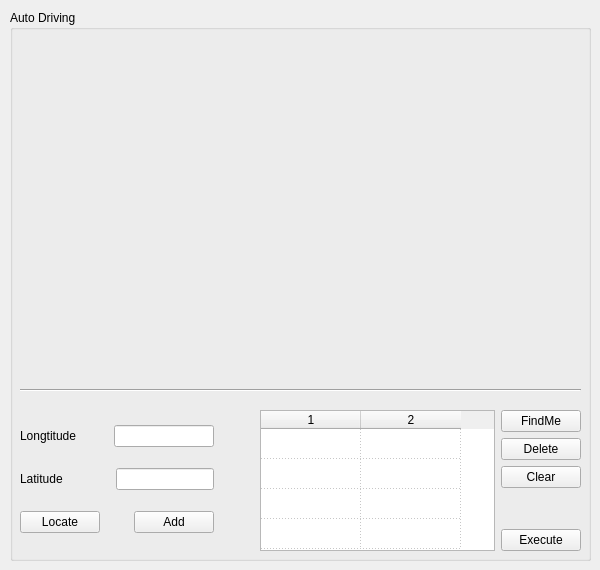
   <widget class="QWidget" name="auto_tab">
    <attribute name="title">
     <string>Auto</string>
    </attribute>
    <widget class="QGroupBox" name="groupBox_auto">
     <property name="geometry">
      <rect>
       <x>10</x>
       <y>10</y>
       <width>581</width>
       <height>551</height>
      </rect>
     </property>
     <property name="title">
      <string>Auto Driving</string>
     </property>
     <widget class="QWidget" name="horizontalLayoutWidget_10">
      <property name="geometry">
       <rect>
        <x>10</x>
        <y>400</y>
        <width>561</width>
        <height>141</height>
       </rect>
      </property>
      <layout class="QHBoxLayout" name="horizontalLayout_11">
       <item>
        <layout class="QVBoxLayout" name="verticalLayout">
         <item>
          <layout class="QHBoxLayout" name="horizontalLayout_2">
           <item>
            <widget class="QLabel" name="auto_label_longt">
             <property name="text">
              <string>Longtitude</string>
             </property>
            </widget>
           </item>
           <item>
            <spacer name="horizontalSpacer_2">
             <property name="orientation">
              <enum>Qt::Horizontal</enum>
             </property>
             <property name="sizeHint" stdset="0">
              <size>
               <width>40</width>
               <height>20</height>
              </size>
             </property>
            </spacer>
           </item>
           <item>
            <widget class="QLineEdit" name="auto_lineEdit_longt"/>
           </item>
          </layout>
         </item>
         <item>
          <layout class="QHBoxLayout" name="horizontalLayout_5">
           <item>
            <widget class="QLabel" name="auto_label_lat">
             <property name="text">
              <string>Latitude</string>
             </property>
            </widget>
           </item>
           <item>
            <spacer name="horizontalSpacer">
             <property name="orientation">
              <enum>Qt::Horizontal</enum>
             </property>
             <property name="sizeType">
              <enum>QSizePolicy::Preferred</enum>
             </property>
             <property name="sizeHint" stdset="0">
              <size>
               <width>58</width>
               <height>20</height>
              </size>
             </property>
            </spacer>
           </item>
           <item>
            <widget class="QLineEdit" name="auto_lineEdit_lat"/>
           </item>
          </layout>
         </item>
         <item>
          <layout class="QHBoxLayout" name="horizontalLayout">
           <item>
            <widget class="QPushButton" name="auto_btn_locate">
             <property name="text">
              <string>Locate</string>
             </property>
            </widget>
           </item>
           <item>
            <spacer name="horizontalSpacer_4">
             <property name="orientation">
              <enum>Qt::Horizontal</enum>
             </property>
             <property name="sizeHint" stdset="0">
              <size>
               <width>40</width>
               <height>20</height>
              </size>
             </property>
            </spacer>
           </item>
           <item>
            <widget class="QPushButton" name="auto_btn_add_locs">
             <property name="text">
              <string>Add</string>
             </property>
            </widget>
           </item>
          </layout>
         </item>
        </layout>
       </item>
       <item>
        <spacer name="horizontalSpacer_5">
         <property name="orientation">
          <enum>Qt::Horizontal</enum>
         </property>
         <property name="sizeType">
          <enum>QSizePolicy::Fixed</enum>
         </property>
         <property name="sizeHint" stdset="0">
          <size>
           <width>40</width>
           <height>20</height>
          </size>
         </property>
        </spacer>
       </item>
       <item>
        <widget class="QTableWidget" name="auto_tabWidget_locs">
         <property name="verticalScrollBarPolicy">
          <enum>Qt::ScrollBarAlwaysOff</enum>
         </property>
         <property name="horizontalScrollBarPolicy">
          <enum>Qt::ScrollBarAlwaysOff</enum>
         </property>
         <property name="selectionMode">
          <enum>QAbstractItemView::SingleSelection</enum>
         </property>
         <property name="selectionBehavior">
          <enum>QAbstractItemView::SelectRows</enum>
         </property>
         <property name="textElideMode">
          <enum>Qt::ElideRight</enum>
         </property>
         <property name="showGrid">
          <bool>true</bool>
         </property>
         <property name="gridStyle">
          <enum>Qt::DotLine</enum>
         </property>
         <property name="rowCount">
          <number>4</number>
         </property>
         <property name="columnCount">
          <number>2</number>
         </property>
         <attribute name="verticalHeaderVisible">
          <bool>false</bool>
         </attribute>
         <row/>
         <row/>
         <row/>
         <row/>
         <column/>
         <column/>
        </widget>
       </item>
       <item>
        <layout class="QVBoxLayout" name="verticalLayout_2">
         <item>
          <widget class="QPushButton" name="auto_btn_find_me">
           <property name="text">
            <string>FindMe</string>
           </property>
          </widget>
         </item>
         <item>
          <widget class="QPushButton" name="auto_btn_delete">
           <property name="text">
            <string>Delete</string>
           </property>
          </widget>
         </item>
         <item>
          <widget class="QPushButton" name="auto_btn_clear">
           <property name="text">
            <string>Clear</string>
           </property>
          </widget>
         </item>
         <item>
          <spacer name="verticalSpacer">
           <property name="orientation">
            <enum>Qt::Vertical</enum>
           </property>
           <property name="sizeHint" stdset="0">
            <size>
             <width>20</width>
             <height>40</height>
            </size>
           </property>
          </spacer>
         </item>
         <item>
          <widget class="QPushButton" name="auto_btn_execute">
           <property name="text">
            <string>Execute</string>
           </property>
          </widget>
         </item>
        </layout>
       </item>
      </layout>
     </widget>
     <widget class="Line" name="line_auto">
      <property name="geometry">
       <rect>
        <x>10</x>
        <y>370</y>
        <width>561</width>
        <height>21</height>
       </rect>
      </property>
      <property name="orientation">
       <enum>Qt::Horizontal</enum>
      </property>
     </widget>
    </widget>
   </widget>
